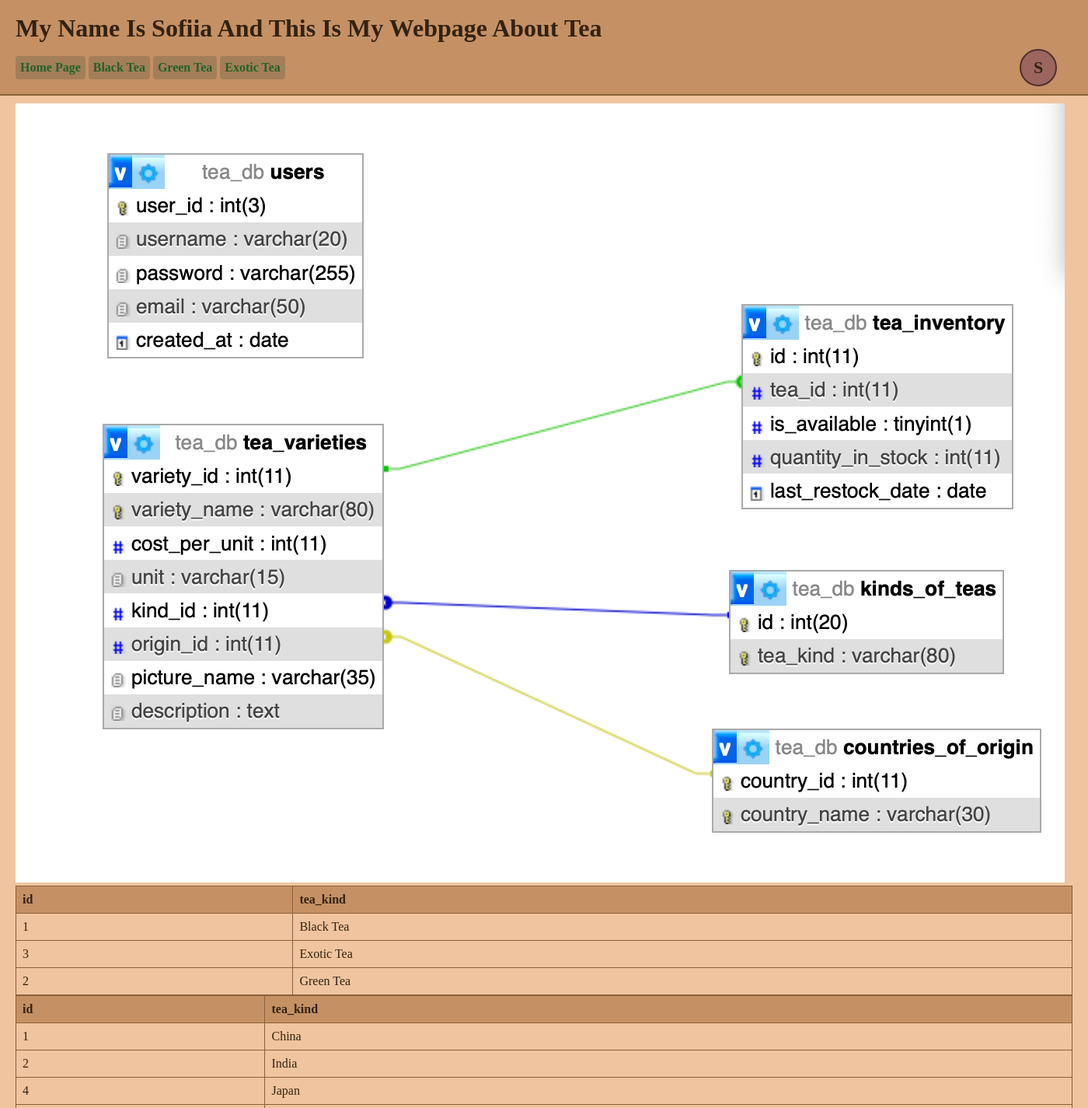
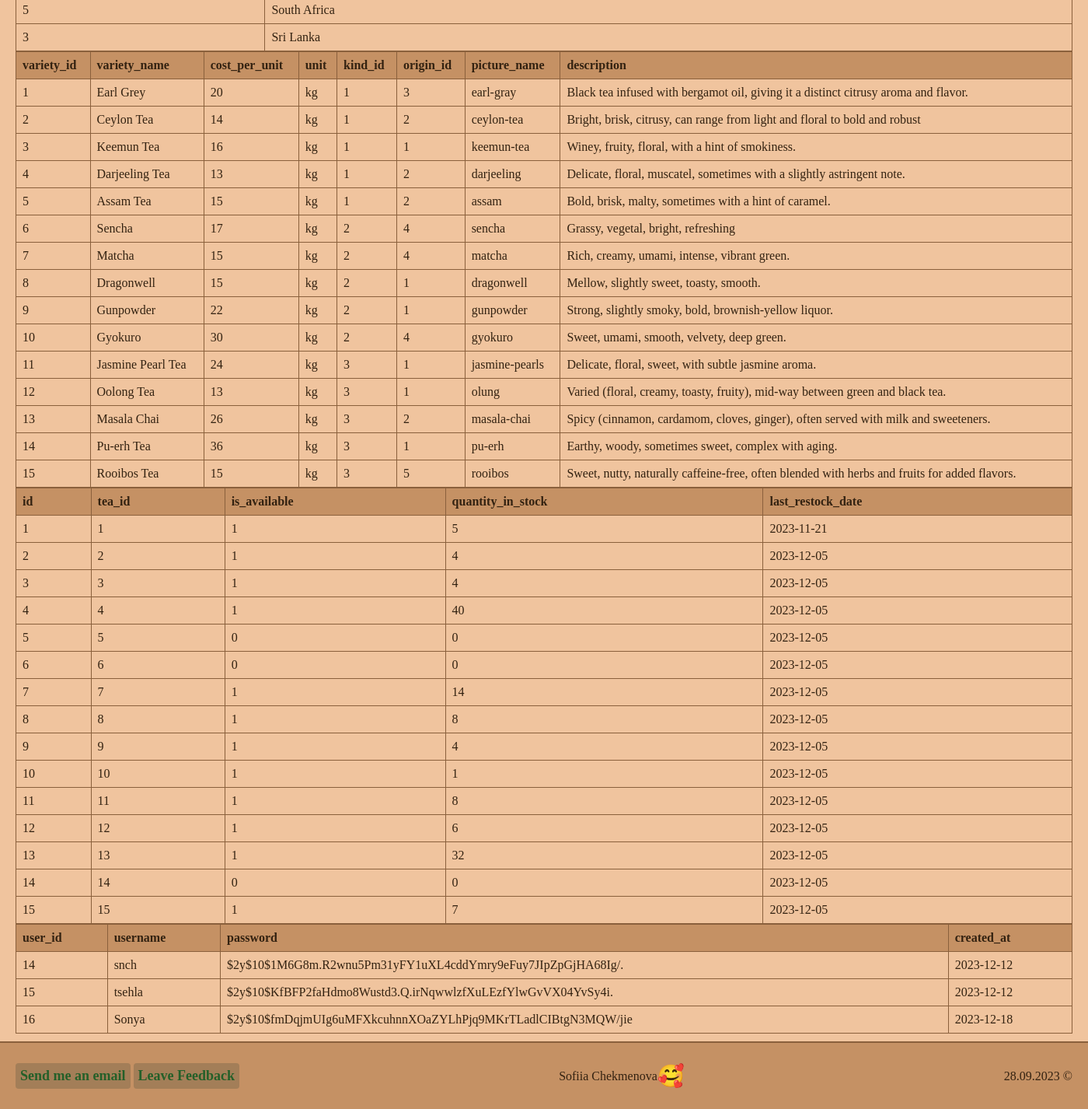
Screenshot of /dbDemo.php (signed in) with the database file from the repository (2 pictures, top to bottom).
### tables this page shows
CREATE TABLE `kinds_of_teas` (
  `id` int(20) NOT NULL,
  `tea_kind` varchar(80) NOT NULL
);

CREATE TABLE `countries_of_origin` (
  `country_id` int(11) NOT NULL,
  `country_name` varchar(30) NOT NULL
);

CREATE TABLE `tea_varieties` (
  `variety_id` int(11) NOT NULL,
  `variety_name` varchar(80) NOT NULL,
  `cost_per_unit` int(11) NOT NULL,
  `unit` varchar(15) NOT NULL,
  `kind_id` int(11) NOT NULL,
  `origin_id` int(11) NOT NULL,
  `picture_name` varchar(35) NOT NULL,
  `description` text NOT NULL
);

CREATE TABLE `tea_inventory` (
  `id` int(11) NOT NULL,
  `tea_id` int(11) NOT NULL,
  `is_available` tinyint(1) NOT NULL,
  `quantity_in_stock` int(11) NOT NULL,
  `last_restock_date` date NOT NULL DEFAULT current_timestamp()
);

CREATE TABLE `users` (
  `user_id` int(3) NOT NULL,
  `username` varchar(20) NOT NULL,
  `password` varchar(255) NOT NULL,
  `email` varchar(50) NOT NULL,
  `created_at` date NOT NULL DEFAULT current_timestamp()
);

### dbDemo.php (the view, shortened to what this page needs)
<?php
include("php/includes/header.php");
?>
<main>
    <div>
        <img src="media/db-relations.png" alt="DB">
    </div>
    <div>
        <table>
            <thead>
                <tr>
                    <th>id</th>
                    <th>tea_kind</th>
                </tr>
            </thead>
            <tbody>
                <?php
                $sql = "SELECT id, tea_kind FROM kinds_of_teas";
                $result = $conn->query($sql);
                while ($row = $result->fetch_assoc()) {
                    echo "<tr>
                        <td>" . $row['id'] . "</td>
                        <td>" . $row['tea_kind'] . "</td>
                </tr>";
                }
                ?>
            </tbody>
        </table>
        <table>
            <thead>
                <tr>
                    <th>id</th>
                    <th>tea_kind</th>
                </tr>
            </thead>
            <tbody>
                <?php
                $sql = "SELECT country_id, country_name FROM countries_of_origin";
                $result = $conn->query($sql);
                while ($row = $result->fetch_assoc()) {
                    echo "<tr>
                            <td>" . $row['country_id'] . "</td>
                            <td>" . $row['country_name'] . "</td>
                        </tr>";
                }
                ?>
            </tbody>
        </table>
        <table>
            <thead>
                <tr>
                    <th>variety_id</th>
                    <th>variety_name</th>
                    <th>cost_per_unit</th>
                    <th>unit</th>
                    <th>kind_id</th>
                    <th>origin_id</th>
                    <th>picture_name</th>
                    <th>description</th>
                </tr>
            </thead>
            <tbody>
                <?php
                $sql = "SELECT
                variety_id,
                variety_name,
                cost_per_unit,
                unit,
                kind_id,
                origin_id,
                picture_name,
                description
                FROM tea_varieties";
                $result = $conn->query($sql);
                while ($row = $result->fetch_assoc()) {
                    echo "<tr>
                            <td>" . $row['variety_id'] . "</td>
                            <td>" . $row['variety_name'] . "</td>
                            <td>" . $row['cost_per_unit'] . "</td>
                            <td>" . $row['unit'] . "</td>
                            <td>" . $row['kind_id'] . "</td>
                            <td>" . $row['origin_id'] . "</td>
                            <td>" . $row['picture_name'] . "</td>
                            <td>" . $row['description'] . "</td>
                        </tr>";
                }
                ?>
            </tbody>
        </table>
        <table>
            <thead>
                <tr>
                    <th>id</th>
                    <th>tea_id</th>
                    <th>is_available</th>
                    <th>quantity_in_stock</th>
                    <th>last_restock_date</th>
                </tr>
            </thead>
            <tbody>
                <?php
                $sql = "SELECT
                id,
                tea_id,
                is_available,
                quantity_in_stock,
                last_restock_date
                FROM tea_inventory";
                $result = $conn->query($sql);
                while ($row = $result->fetch_assoc()) {
                    echo "<tr>
                            <td>" . $row['id'] . "</td>
                            <td>" . $row['tea_id'] . "</td>
                            <td>" . $row['is_available'] . "</td>
                            <td>" . $row['quantity_in_stock'] . "</td>
                            <td>" . $row['last_restock_date'] . "</td>
                        </tr>";
                }
                ?>
            </tbody>
        </table>
        <table>
            <thead>
                <tr>
                    <th>user_id</th>
                    <th>username</th>
                    <th>password</th>
                    <th>created_at</th>
                </tr>
            </thead>
            <tbody>
                <?php
                $sql = "SELECT
                user_id,
                username,
                password,
                created_at
                FROM users";
                $result = $conn->query($sql);
                while ($row = $result->fetch_assoc()) {
                    echo "<tr>
                            <td>" . $row['user_id'] . "</td>
                            <td>" . $row['username'] . "</td>
                            <td>" . $row['password'] . "</td>
                            <td>" . $row['created_at'] . "</td>
                        </tr>";
                }
                ?>
            </tbody>
        </table>
    </div>
</main>
<?php include("php/includes/footer.php") ?>

### css/style.css (style rules this page uses)
* { box-sizing: border-box; }
html { min-height: 100%; height: 100%; }
body { background-color: rgb(240, 196, 158); color: #332211; margin: 0; min-height: 100%; display: grid; grid-template-rows: auto 1fr auto; }
main { padding: 10px 20px; }
table { border-collapse: collapse; width: 100%; }
th, td { border: 1px solid rgb(138, 96, 60); text-align: left; padding: 8px; }
th { background-color: rgb(197, 145, 100); }

### rows the page displays
kinds_of_teas: id "1", tea_kind "Black Tea"
kinds_of_teas: id "3", tea_kind "Exotic Tea"
kinds_of_teas: id "2", tea_kind "Green Tea"
countries_of_origin: country_id "1", country_name "China"
countries_of_origin: country_id "2", country_name "India"
countries_of_origin: country_id "4", country_name "Japan"
countries_of_origin: country_id "5", country_name "South Africa"
countries_of_origin: country_id "3", country_name "Sri Lanka"
tea_varieties: variety_id "1", variety_name "Earl Grey", cost_per_unit "20", unit "kg", kind "1", origin "3", picture_name "earl-gray", description "Black tea infused with bergamot oil, giving it a distinct citrusy aroma and flavor."
tea_varieties: variety_id "2", variety_name "Ceylon Tea", cost_per_unit "14", unit "kg", kind "1", origin "2", picture_name "ceylon-tea", description "Bright, brisk, citrusy, can range from light and floral to bold and robust"
tea_varieties: variety_id "3", variety_name "Keemun Tea", cost_per_unit "16", unit "kg", kind "1", origin "1", picture_name "keemun-tea", description "Winey, fruity, floral, with a hint of smokiness."
tea_varieties: variety_id "4", variety_name "Darjeeling Tea", cost_per_unit "13", unit "kg", kind "1", origin "2", picture_name "darjeeling", description "Delicate, floral, muscatel, sometimes with a slightly astringent note."
tea_varieties: variety_id "5", variety_name "Assam Tea", cost_per_unit "15", unit "kg", kind "1", origin "2", picture_name "assam", description "Bold, brisk, malty, sometimes with a hint of caramel."
tea_varieties: variety_id "6", variety_name "Sencha", cost_per_unit "17", unit "kg", kind "2", origin "4", picture_name "sencha", description "Grassy, vegetal, bright, refreshing"
tea_varieties: variety_id "7", variety_name "Matcha", cost_per_unit "15", unit "kg", kind "2", origin "4", picture_name "matcha", description "Rich, creamy, umami, intense, vibrant green."
tea_varieties: variety_id "8", variety_name "Dragonwell", cost_per_unit "15", unit "kg", kind "2", origin "1", picture_name "dragonwell", description "Mellow, slightly sweet, toasty, smooth."
tea_varieties: variety_id "9", variety_name "Gunpowder", cost_per_unit "22", unit "kg", kind "2", origin "1", picture_name "gunpowder", description "Strong, slightly smoky, bold, brownish-yellow liquor."
tea_varieties: variety_id "10", variety_name "Gyokuro", cost_per_unit "30", unit "kg", kind "2", origin "4", picture_name "gyokuro", description "Sweet, umami, smooth, velvety, deep green."
tea_varieties: variety_id "11", variety_name "Jasmine Pearl Tea", cost_per_unit "24", unit "kg", kind "3", origin "1", picture_name "jasmine-pearls", description "Delicate, floral, sweet, with subtle jasmine aroma."
tea_varieties: variety_id "12", variety_name "Oolong Tea", cost_per_unit "13", unit "kg", kind "3", origin "1", picture_name "olung", description "Varied (floral, creamy, toasty, fruity), mid-way between green and black tea."
tea_varieties: variety_id "13", variety_name "Masala Chai", cost_per_unit "26", unit "kg", kind "3", origin "2", picture_name "masala-chai", description "Spicy (cinnamon, cardamom, cloves, ginger), often served with milk and sweeteners."
tea_varieties: variety_id "14", variety_name "Pu-erh Tea", cost_per_unit "36", unit "kg", kind "3", origin "1", picture_name "pu-erh", description "Earthy, woody, sometimes sweet, complex with aging."
tea_varieties: variety_id "15", variety_name "Rooibos Tea", cost_per_unit "15", unit "kg", kind "3", origin "5", picture_name "rooibos", description "Sweet, nutty, naturally caffeine-free, often blended with herbs and fruits for added flavors."
tea_inventory: id "1", tea "1", is_available "1", quantity_in_stock "5", last_restock_date "2023-11-21"
tea_inventory: id "2", tea "2", is_available "1", quantity_in_stock "4", last_restock_date "2023-12-05"
tea_inventory: id "3", tea "3", is_available "1", quantity_in_stock "4", last_restock_date "2023-12-05"
tea_inventory: id "4", tea "4", is_available "1", quantity_in_stock "40", last_restock_date "2023-12-05"
tea_inventory: id "5", tea "5", is_available "0", quantity_in_stock "0", last_restock_date "2023-12-05"
tea_inventory: id "6", tea "6", is_available "0", quantity_in_stock "0", last_restock_date "2023-12-05"
tea_inventory: id "7", tea "7", is_available "1", quantity_in_stock "14", last_restock_date "2023-12-05"
tea_inventory: id "8", tea "8", is_available "1", quantity_in_stock "8", last_restock_date "2023-12-05"
tea_inventory: id "9", tea "9", is_available "1", quantity_in_stock "4", last_restock_date "2023-12-05"
tea_inventory: id "10", tea "10", is_available "1", quantity_in_stock "1", last_restock_date "2023-12-05"
tea_inventory: id "11", tea "11", is_available "1", quantity_in_stock "8", last_restock_date "2023-12-05"
tea_inventory: id "12", tea "12", is_available "1", quantity_in_stock "6", last_restock_date "2023-12-05"
tea_inventory: id "13", tea "13", is_available "1", quantity_in_stock "32", last_restock_date "2023-12-05"
tea_inventory: id "14", tea "14", is_available "0", quantity_in_stock "0", last_restock_date "2023-12-05"
tea_inventory: id "15", tea "15", is_available "1", quantity_in_stock "7", last_restock_date "2023-12-05"
users: user_id "14", username "snch", password "$2y$10$1M6G8m.R2wnu5Pm31yFY1uXL4cddYmry9eFuy7JIpZpGjHA68Ig/.", created_at "2023-12-12"
users: user_id "15", username "tsehla", password "$2y$10$KfBFP2faHdmo8Wustd3.Q.irNqwwlzfXuLEzfYlwGvVX04YvSy4i.", created_at "2023-12-12"
users: user_id "16", username "Sonya", password "$2y$10$fmDqjmUIg6uMFXkcuhnnXOaZYLhPjq9MKrTLadlCIBtgN3MQW/jie", created_at "2023-12-18"

### other values shown
$initials "S"
